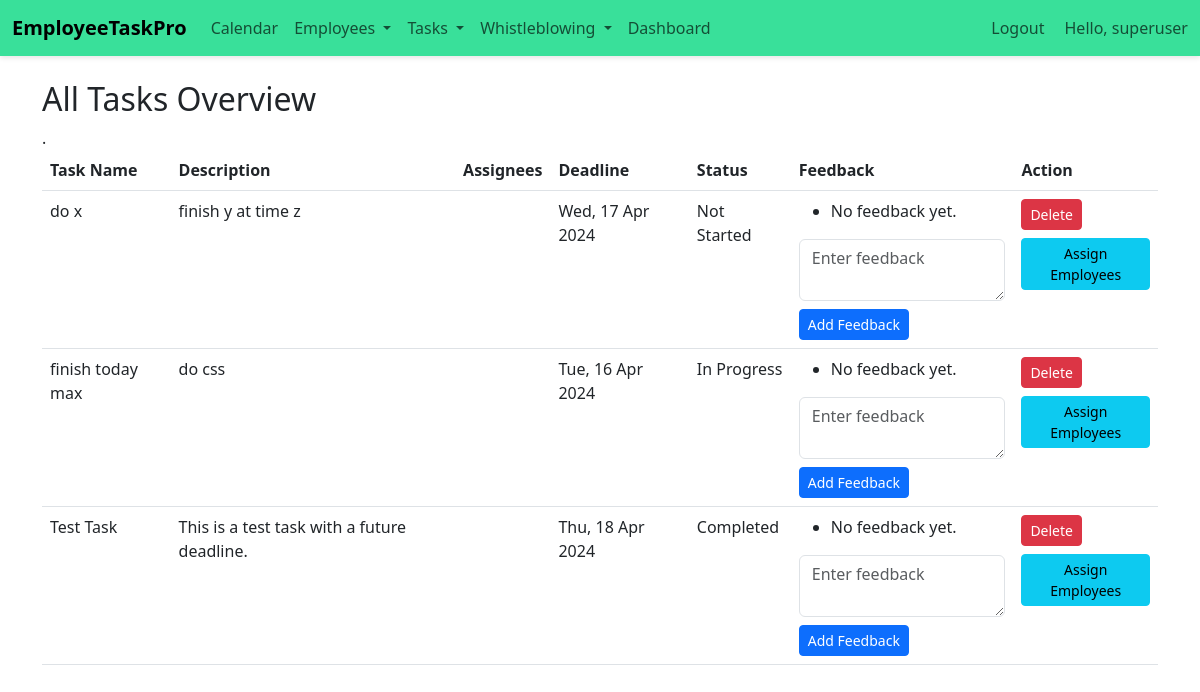
Page /emp/hr-tasks/ (signed in) on the earlier database version.
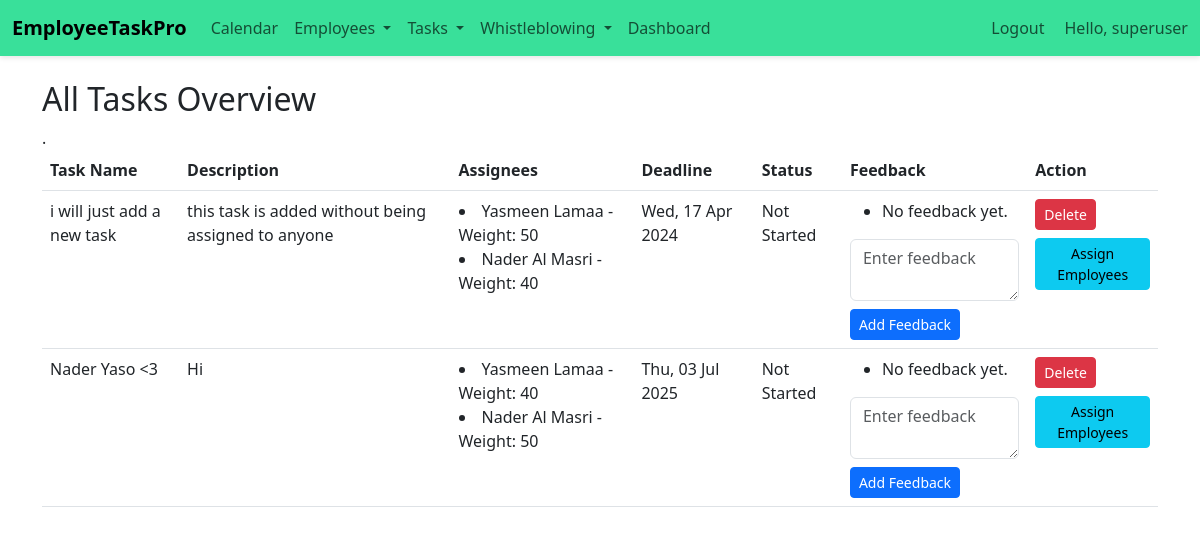
Same page on the later database version.
### emp/models.py (models this page shows, shortened)
class Task(models.Model):
    title = models.CharField(max_length=200)
    description = models.TextField(blank=True, null=True)
    deadline = models.DateTimeField(null=True, blank=True)
    feedback = models.TextField(blank=True, null=True)
    urgency = models.CharField(
        max_length=50,
        choices=[('Low', 'Low'), ('Medium', 'Medium'), ('High', 'High')],
        default='Low'
    )
    status = models.CharField(
        max_length=50,
        choices=[('Not Started', 'Not Started'), ('In Progress', 'In Progress'), ('Completed', 'Completed')],
        default='Not Started'
    )
    date_created = models.DateTimeField(default=timezone.now)
    date_updated = models.DateTimeField(auto_now=True)

class TaskAssignee(models.Model):
    task = models.ForeignKey('Task', on_delete=models.CASCADE)
    emp = models.ForeignKey('Emp', on_delete=models.CASCADE)
    weight = models.IntegerField(help_text='Percentage of task responsibility')
    class Meta:
        unique_together = ('task', 'emp')

class Emp(models.Model):
    firstname=models.CharField(max_length=200)
    fathername=models.CharField(max_length=200)
    lastname=models.CharField(max_length=200)
    gender = models.TextField(blank=True,null= True)
    dob = models.DateField(blank=True,null= True)
    emp_id=models.CharField(max_length=200)
    phone = models.CharField(max_length=20, null=True)
    email = models.EmailField(null=True)
    date_hired = models.DateField(default=timezone.now)
    salary = models.FloatField(default=0)
    date_added = models.DateTimeField(default=timezone.now)
    date_updated = models.DateTimeField(auto_now=True)
    address = models.CharField(max_length=100, null=True)
    status=models.BooleanField(default=True)
    department=models.CharField(max_length=200, null=True)
    user = models.OneToOneField(User, on_delete=models.CASCADE, null=True)

### emp/views.py (the view)
# urls.py: path('hr-tasks/', hr_task_overview, name='hr_task_overview'),
@login_required
def hr_task_overview(request):
    if not request.user.groups.filter(name='HR').exists():
        return redirect('emp:emp_home')  # Adjust the redirect as needed
    tasks = Task.objects.all().prefetch_related('taskassignee_set__emp')
    context = {'tasks': tasks}
    return render(request, 'emp/hr_task_overview.html', context)

### emp/context_processors.py (called while the page is built)
def user_roles(request):
    is_hr_or_manager = request.user.groups.filter(name__in=['HR', 'Manager']).exists()
    is_employee = request.user.groups.filter(name='Employee').exists()
    return {
        'is_hr_or_manager': is_hr_or_manager,
        'is_employee': is_employee,
    }

### templates/emp/hr_task_overview.html (shortened to what this page needs)
{% load static %}
<!doctype html>
<html lang="en">
<head>
    <link href="https://cdn.jsdelivr.net/npm/bootstrap@5.2.2/dist/css/bootstrap.min.css"
          rel="stylesheet"
>
</head>
<body>
{% include 'emp/navbar.html' %}
<div class="container my-4">
    <h2>All Tasks Overview</h2>
    <table class="table">
        <thead>
            <tr>
                <th>Task Name</th>
                <th>Description</th>
                <th>Assignees</th>
                <th>Deadline</th>
                <th>Status</th>
                <th>Feedback</th>.
                <th>Action</th>
            </tr>
        </thead>
        <tbody>
            {% for task in tasks %}
            <tr>
                <td>{{ task.title }}</td>
                <td>{{ task.description }}</td>
                <td>
                    {% for assignee in task.taskassignee_set.all %}
                        <li>{{ assignee.emp.firstname }} {{ assignee.emp.lastname }} - Weight: {{ assignee.weight }}</li>
                    {% endfor %}
                </td>
                <td>{{ task.deadline|date:"D, d M Y" }}</td>
                <td>{{ task.status }}</td>
                <td>
                    <ul>
                        {% for feedback in task.feedbacks.all %}
                        <li><strong>{{ feedback.created_by.username }}:</strong> {{ feedback.content }} ({{ feedback.created_at|date:"Y-m-d H:i" }})</li>
                        {% empty %}
                        <li>No feedback yet.</li>
                        {% endfor %}
                    </ul>
                    <form action="{% url 'emp:add_task_feedback' task.id %}" method="post">
                        <textarea name="feedback" class="form-control mb-2" placeholder="Enter feedback"></textarea>
                        <button type="submit" class="btn btn-primary btn-sm">Add Feedback</button>
                    </form>
                </td>
                <td>
                    <form action="{% url 'emp:delete_task' task.id %}" method="post" onsubmit="return confirm('Are you sure you want to delete this task?');">
                        <button type="submit" class="btn btn-danger btn-sm">Delete</button>
                    </form>
                    <a href="{% url 'emp:assign_task' task.id %}" class="btn btn-info btn-sm mt-2">Assign Employees</a>
                </td>
            </tr>
            {% empty %}
            <tr>
                <td colspan="6" class="text-center">No tasks available.</td>
            </tr>
            {% endfor %}
        </tbody>
    </table>
</div>
</body>
</html>

### templates/emp/navbar.html (shortened to what this page needs)
{% load static %}
<!DOCTYPE html>
<html lang="en">
<head>
    <link rel="stylesheet" href="{% static 'css/navbar.css' %}">
    <link href="https://cdn.jsdelivr.net/npm/bootstrap@5.3.0/dist/css/bootstrap.min.css" rel="stylesheet">
</head>
<body>
    <nav class="navbar navbar-expand-lg" style="background-color: #39e09a;">
        <div class="container-fluid">
            <a class="navbar-brand" href="/emp/emp-dashboard/">EmployeeTaskPro</a>
            <div class="collapse navbar-collapse" id="navbarSupportedContent">
                <ul class="navbar-nav me-auto mb-2 mb-lg-0">
                    {% if is_hr_or_manager %}
                    <li class="nav-item">
                        <a class="nav-link" href="/emp/calendar/">Calendar</a>
                    </li>
                    <li class="nav-item dropdown">
                        <a class="nav-link dropdown-toggle" href="#" id="navbarDropdownMenuLink" role="button" data-bs-toggle="dropdown" aria-expanded="false">
                            Employees
                        </a>
                    </li>
                    <li class="nav-item dropdown">
                        <a class="nav-link dropdown-toggle" href="#" id="navbarDropdownTasks" role="button" data-bs-toggle="dropdown" aria-expanded="false">
                            Tasks
                        </a>
                    </li>
                    {% endif %}
                    {% if request.user.is_authenticated %}
                    <li class="nav-item dropdown">
                        <a class="nav-link dropdown-toggle" href="#" id="navbarDropdownWhistleblowing" role="button" data-bs-toggle="dropdown" aria-expanded="false">
                            Whistleblowing
                        </a>
                    </li>
                    {% endif %}
                    <li class="nav-item">
                        <a class="nav-link" href="/emp/emp-dashboard/">Dashboard</a>
                    </li>
                </ul>
                <ul class="navbar-nav ms-auto mb-2 mb-lg-0">
                    {% if request.user.is_authenticated %}
                    <li class="nav-item">
                        <form action="{% url 'logout' %}" method="post">
                            <button type="submit" class="btn btn-link nav-link" style="padding: 0; border: none; background: none; margin-right: 20px;">Logout</button>
                        </form>
                    </li>
                    {% else %}
                    <li class="nav-item">
                        <a class="nav-link" href="{% url 'emp:custom_login' %}">Login</a>
                    </li>
                    {% endif %}
                    <li class="nav-item">
                        <span class="navbar-text mr-3">
                        Hello, {{ request.user.username }}
                        </span>
                    </li>
                </ul>
            </div>
        </div>
    </nav>
</body>
</html>

### static/css/navbar.css (style rules this page uses)
body { font-family: 'Arial', sans-serif; margin: 0; padding: 0; background: #f4f4f4; }
.navbar { box-shadow: 0 2px 5px rgba(0,0,0,0.1); font-size: 16px; }
.navbar-brand { font-weight: bold; color: #ffffff; }
.nav-link { color: #ffffff; transition: color 0.3s; }
.btn-link { color: #ffffff; transition: color 0.3s; }

Differences in the rows shown:
removed Task: title "do x", description "finish y at time z", deadline "Wed, 17 Apr 2024", status "Not Started"
removed Task: title "finish today max", description "do css", deadline "Tue, 16 Apr 2024", status "In Progress"
removed Task: title "Test Task", description "This is a test task with a future deadline.", deadline "Thu, 18 Apr 2024", status "Completed"
added Task: title "i will just add a new task", description "this task is added without being assigned to anyone", deadline "Wed, 17 Apr 2024", status "Not Started"
added TaskAssignee: emp.firstname "Yasmeen", emp.lastname "Lamaa", weight "50", shown under "i will just add a new task"
added TaskAssignee: emp.firstname "Nader", emp.lastname "Al Masri", weight "40", shown under "i will just add a new task"
added Task: title "Nader Yaso <3", description "Hi", deadline "Thu, 03 Jul 2025", status "Not Started"
added TaskAssignee: emp.firstname "Yasmeen", emp.lastname "Lamaa", weight "40", shown under "Nader Yaso <3"
added TaskAssignee: emp.firstname "Nader", emp.lastname "Al Masri", weight "50", shown under "Nader Yaso <3"
